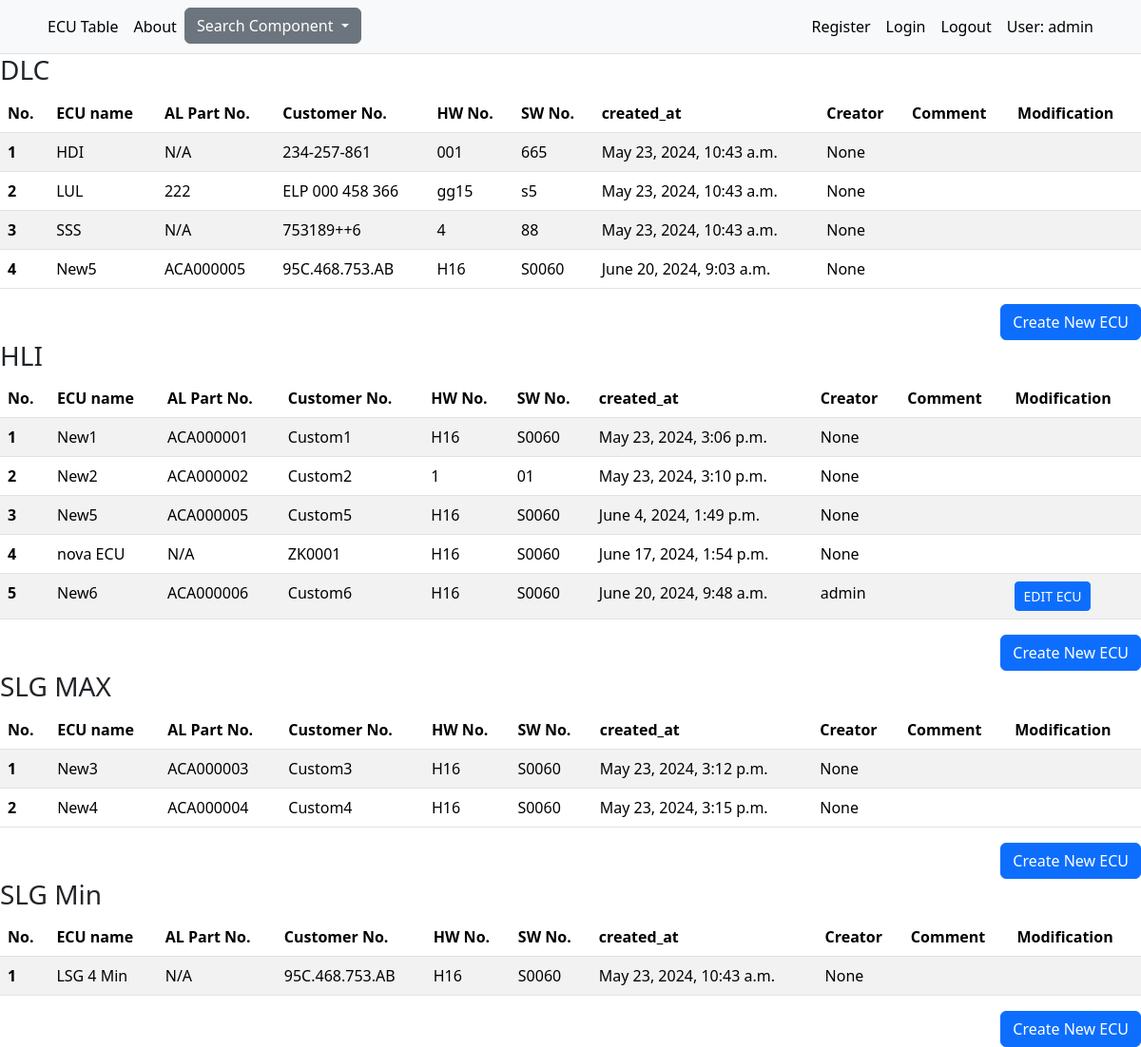
The app's page / (signed in) with its own data.
### db_ecu/models.py (models this page shows, shortened)
class ECU(models.Model):
    family = models.ForeignKey(Family, on_delete=models.CASCADE, null=True, blank=True)
    ecu_name = models.CharField(max_length=20)
    customer_number = models.CharField(max_length=15)
    al_part_no = models.CharField(max_length=11, default='N/A',null=True, blank=True)
    hw_number = models.CharField(max_length=10)
    sw_number = models.CharField(max_length=10)
    created_at = models.DateTimeField(auto_now_add=True)
    creator = models.ForeignKey(User, on_delete=models.CASCADE, null=True, blank=True)
    ecu_description = models.CharField(max_length=40, null=True, blank=True)
    comment = models.CharField(max_length=100, null=True, blank=True)

class Family(models.Model):
    name = models.CharField(max_length=20, unique=True)

### db_ecu/views.py (the view)
# urls.py: path('', ecu_tables, name='ecu-tables'),
def ecu_tables(request):
    ecu_list = ECU.objects.select_related('family').all()
    families_ecus = defaultdict(list)
    for ecu in ecu_list:
        families_ecus[ecu.family.name].append(ecu)
    sorted_families_ecus = dict(sorted(families_ecus.items()))
    return render(request, 'ECU_tables.html', {'families_ecus': sorted_families_ecus})

### templates/ECU_tables.html (shortened to what this page needs)
{% extends 'base.html' %}
{% block content %}
  <body>
        {% for family_name, ecus in families_ecus.items %}
        <h3>{{ family_name }}</h3>
        <table class="table table-striped table-hover" id="data-table-{{ forloop.counter }}">
          <thead>
            <tr>
              <th scope="col">No.</th>
              <th scope="col">ECU name</th>
              <th scope="col">AL Part No.</th>
              <th scope="col">Customer No.</th>
              <th scope="col">HW No.</th>
              <th scope="col">SW No.</th>
              <th scope="col">created_at</th>
              <th scope="col">Creator</th>
              <th scope="col">Comment</th>
              <th scope="col">Modification</th>
            </tr>
          </thead>
          <tbody>
            {% for every_ecu in ecus %}
            <tr>
              <th scope="row">{{ forloop.counter }}</th>
              <td>{{ every_ecu.ecu_name }}</td>
              <td>{{ every_ecu.al_part_no }}</td>
              <td>{{ every_ecu.customer_number }}</td>
              <td>{{ every_ecu.hw_number }}</td>
              <td>{{ every_ecu.sw_number }}</td>
              <td>{{ every_ecu.created_at }}</td>
              <td>{{ every_ecu.creator }}</td>
              <td>{{ every_ecu.ecu_comment }}</td>
              <td>
                    {% if request.user == every_ecu.creator %}
                        <button class="btn btn-primary btn-sm" onclick="location.href">EDIT ECU</button>
                    {% endif %}
              </td>
            </tr>
            {% endfor %}
          </tbody>
        </table>
            <div class="d-flex justify-content-end">
            {% if user.is_authenticated %}
                <button class="btn btn-primary add-row-btn" data-table-id="data-table-{{ forloop.counter }}">Create New ECU</button>
            {% endif %}
            </div>
        {% endfor %}
{% endblock %}

### templates/base.html (shortened to what this page needs)
<!DOCTYPE html>
<html lang="en">
 <head>
    <link href="https://cdn.jsdelivr.net/npm/bootstrap@5.3.3/dist/css/bootstrap.min.css" rel="stylesheet">
  </head>
<body>
    <nav class="py-2 bg-body-tertiary border-bottom">
    <div class="container d-flex flex-wrap">
      <ul class="nav me-auto">
        <li class="nav-item"><a href="/ " class="nav-link link-body-emphasis px-2 active" aria-current="page">ECU Table</a></li>
        <li class="nav-item"><a href="#" class="nav-link link-body-emphasis px-2">About</a></li>
        <li class="dropdown">
            <button class="btn btn-secondary dropdown-toggle" type="button" data-bs-toggle="dropdown">
              Search Component
            </button>
        </li>
      </ul>
      <ul class="nav">
        <li class="nav-item"><a href="/user/register" class="nav-link link-body-emphasis px-2">Register</a></li>
        <li class="nav-item"><a href="/user/login" class="nav-link link-body-emphasis px-2">Login</a></li>
        <li class="nav-item"><a href="/user/logout" class="nav-link link-body-emphasis px-2">Logout</a></li>
        <li class="nav-item nav-link link-body-emphasis px-2">User: {{ user }}</li>
      </ul>
    </div>
  </nav>
  <main>
      {% block content %}
      {% endblock %}
  </main>
</body>
</html>

### records on screen
ECU: name "DLC", ecu_name "HDI", al_part_no "N/A", customer_number "234-257-861", hw_number "001", sw_number "665", created_at "May 23, 2024, 10:43 a.m.", creator "None"
ECU: ecu_name "LUL", al_part_no "222", customer_number "ELP 000 458 366", hw_number "gg15", sw_number "s5", created_at "May 23, 2024, 10:43 a.m.", creator "None"
ECU: ecu_name "SSS", al_part_no "N/A", customer_number "753189++6", hw_number "4", sw_number "88", created_at "May 23, 2024, 10:43 a.m.", creator "None"
ECU: ecu_name "New5", al_part_no "ACA000005", customer_number "95C.468.753.AB", hw_number "H16", sw_number "S0060", created_at "June 20, 2024, 9:03 a.m.", creator "None"
ECU: name "HLI", ecu_name "New1", al_part_no "ACA000001", customer_number "Custom1", hw_number "H16", sw_number "S0060", created_at "May 23, 2024, 3:06 p.m.", creator "None"
ECU: ecu_name "New2", al_part_no "ACA000002", customer_number "Custom2", hw_number "1", sw_number "01", created_at "May 23, 2024, 3:10 p.m.", creator "None"
ECU: ecu_name "New5", al_part_no "ACA000005", customer_number "Custom5", hw_number "H16", sw_number "S0060", created_at "June 4, 2024, 1:49 p.m.", creator "None"
ECU: ecu_name "nova ECU", al_part_no "N/A", customer_number "ZK0001", hw_number "H16", sw_number "S0060", created_at "June 17, 2024, 1:54 p.m.", creator "None"
ECU: ecu_name "New6", al_part_no "ACA000006", customer_number "Custom6", hw_number "H16", sw_number "S0060", created_at "June 20, 2024, 9:48 a.m.", creator "admin", shows "EDIT ECU"
ECU: name "SLG MAX", ecu_name "New3", al_part_no "ACA000003", customer_number "Custom3", hw_number "H16", sw_number "S0060", created_at "May 23, 2024, 3:12 p.m.", creator "None"
ECU: ecu_name "New4", al_part_no "ACA000004", customer_number "Custom4", hw_number "H16", sw_number "S0060", created_at "May 23, 2024, 3:15 p.m.", creator "None"
ECU: name "SLG Min", ecu_name "LSG 4 Min", al_part_no "N/A", customer_number "95C.468.753.AB", hw_number "H16", sw_number "S0060", created_at "May 23, 2024, 10:43 a.m.", creator "None"

### other values on screen
{{ user }} "admin"
